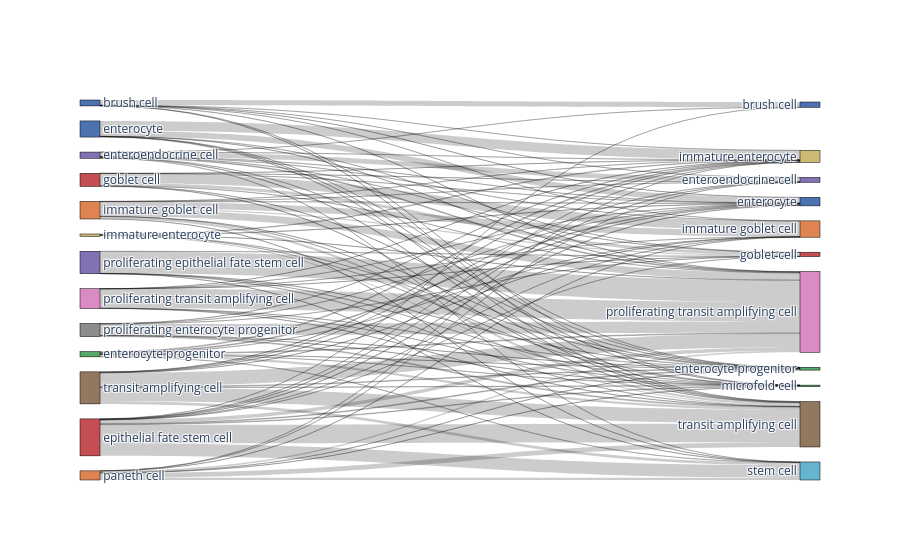

Notebook code for this chart:
### Code cell
adata_predicted_wo_unknown = adata_predicted.copy()
adata_predicted_wo_unknown = bc.subset_adata(adata_predicted_wo_unknown, adata_predicted_wo_unknown.obs.auto_annot != 'unknown', raw=False)
bc.pl.riverplot_2categories(adata_predicted_wo_unknown, [celltype_test, 'auto_annot'])

### Figure 1 — Plotly figure (JSON) as saved in the notebook; plotly's stock layout.template omitted (floating-point values rounded to 4 significant figures)
{"data": [{"link": {"source": [7, 7, 7, 7, 7, 7, 7, 7, 2, 2, 2, 2, 2, 2, 2, 8, 8, 8, 8, 8, 8, 8, 8, 8, 4, 4, 4, 4, 4, 4, 4, 4, 4, 4, 0, 0, 0, 0, 0, 0, 0, 0, 3, 3, 3, 3, 3, 3, 3, 3, 3, 3, 3, 6, 6, 6, 6, 6, 6, 6, 6, 12, 12, 12, 12, 12, 12, 12, 12, 9, 9, 9, 9, 9, 9, 9, 1, 1, 1, 1, 1, 1, 11, 11, 11, 11, 11, 11, 11, 11, 11, 11, 5, 5, 5, 5, 5, 5, 5, 5, 10, 10, 10, 10, 10, 10], "target": [22, 18, 21, 23, 19, 15, 20, 16, 18, 21, 23, 17, 15, 20, 14, 22, 18, 21, 23, 19, 15, 20, 14, 16, 22, 18, 21, 23, 19, 17, 15, 20, 14, 16, 18, 21, 23, 19, 17, 15, 14, 16, 22, 18, 21, 23, 19, 17, 15, 20, 14, 13, 16, 18, 21, 23, 19, 17, 15, 20, 14, 22, 18, 21, 23, 19, 15, 20, 14, 18, 21, 23, 17, 15, 20, 14, 22, 21, 23, 17, 15, 20, 22, 18, 21, 23, 19, 17, 15, 14, 13, 16, 18, 21, 23, 19, 20, 14, 13, 16, 18, 21, 23, 15, 20, 14], "value": [95, 1, 64, 208, 9, 11, 5, 1, 409, 3, 19, 8, 5, 4, 248, 110, 14, 595, 595, 5, 26, 12, 22, 3, 6, 3, 306, 104, 277, 45, 7, 1, 9, 2, 2, 9, 18, 403, 124, 4, 2, 1, 545, 8, 149, 797, 5, 4, 33, 26, 19, 1, 8, 2, 837, 10, 1, 1, 1, 2, 1, 9, 40, 34, 94, 1, 9, 4, 35, 11, 487, 42, 4, 8, 5, 8, 5, 942, 3, 1, 13, 2, 8, 1, 34, 18, 3, 1, 4, 4, 1, 196, 2, 15, 3, 1, 4, 2, 227, 2, 27, 7, 44, 1, 1, 20]}, "node": {"color": ["#c44e52", "#8172b3", "#4c72b0", "#c44e52", "#dd8452", "#4c72b0", "#da8bc3", "#dd8452", "#937860", "#8c8c8c", "#ccb974", "#8172b3", "#55a868", "#4c72b0", "#4c72b0", "#55a868", "#8172b3", "#c44e52", "#ccb974", "#dd8452", "#55a868", "#da8bc3", "#64b5cd", "#937860"], "label": ["goblet cell", "proliferating epithelial fate stem cell", "enterocyte", "epithelial fate stem cell", "immature goblet cell", "brush cell", "proliferating transit amplifying cell", "paneth cell", "transit amplifying cell", "proliferating enterocyte progenitor", "immature enterocyte", "enteroendocrine cell", "enterocyte progenitor", "brush cell", "enterocyte", "enterocyte progenitor", "enteroendocrine cell", "goblet cell", "immature enterocyte", "immature goblet cell", "microfold cell", "proliferating transit amplifying cell", "stem cell", "transit amplifying cell"], "line": {"color": "black", "width": 0.5}, "pad": 15, "thickness": 20}, "type": "sankey"}], "layout": {}}
